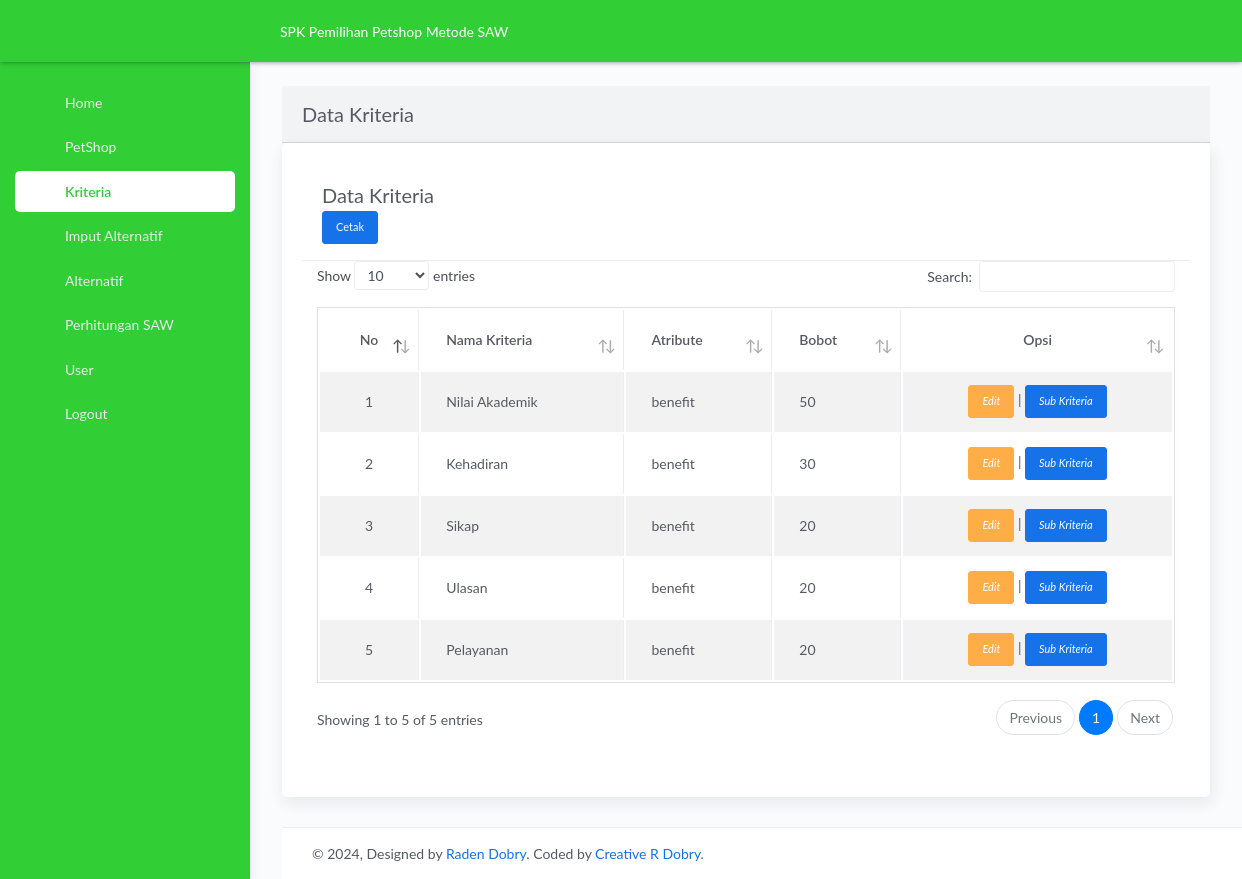
Page /kriteria.php on the committed database.
### tables this page shows
CREATE TABLE `tbl_kriteria` (
  `id_kriteria` int(11) NOT NULL,
  `nama_kriteria` varchar(100) NOT NULL,
  `atribute` varchar(50) NOT NULL,
  `bobot` float NOT NULL
);

### kriteria.php (the view, shortened to what this page needs)
<?php $page = 'kriteria'; include './template/header.php';
?>
<?php
include './template/navbar.php';
?>
<?php
$page = 'kriteria'; include './template/sidebar.php';
?>
      <div class="main-panel">
      <div class="content">
        <div class="page-inner">
          <div class="row">
            <div class="col-md-12">
                <div class="card-header">
                  <h4 class="card-title">Data Kriteria</h4>
                </div>
                <div class="card">
                <div class="card-body">
                  <div class="card-header">
    <h4 class="card-title">Data Kriteria</h4>
    <a href="cetak_kriteria.php" class="btn btn-primary btn-sm" target="_blank">Cetak</a>
</div>
                  <div class="table-responsive">
<table id="basic-datatables" class="isplay table table-striped table-bordered table-hover" >
  <thead>
    <tr>
      <th  class="text-center">No</th>
      <th>Nama Kriteria</th>
      <th>Atribute</th>
      <th>Bobot</th>
      <th class="text-center">Opsi</th>
    </tr>
  </thead>
  <?php
  include 'aksilogin/config.php';
  $data = mysqli_query($koneksi, "SELECT * FROM tbl_kriteria");
  $nomor = 1;
  while($d = mysqli_fetch_array($data)){ ?>
  <tr>
    <td class="text-center"><?php echo $nomor++; ?></td>
    <td><?php echo $d['nama_kriteria']; ?></td>
    <td><?php echo $d['atribute']; ?></td>
    <td><?php echo $d['bobot']; ?></td>
    <td class="text-center"> <a class="btn btn-warning btn-sm" href="edit_kriteria.php?id_kriteria=<?php echo $d['id_kriteria']; ?>"><i class="far fa-edit"> Edit</i></a> | <a class="btn btn-primary btn-sm" href="data_sub_kriteria.php?id_kriteria=<?php echo $d['id_kriteria']; ?>"><i class="far fa-edit"> Sub Kriteria</i></td>
  </tr>
  <?php } ?>
</table>
              </div>
              <div class="card-body ">
              </div>
            </div>
          </div>
        </div>
      </div>
      <footer class="footer">
        <div class=" container-fluid ">
          <div class="copyright" id="copyright">
            &copy; , Designed by <a href="https://www.invisionapp.com" target="_blank">Raden Dobry</a>. Coded by <a href="https://www.creative-tim.com" target="_blank">Creative R Dobry</a>.
          </div>
        </div>
      </footer>
    </div>
  </div>
<?php
include './template/footer.php';
?>

### template/header.php (shortened to what this page needs)
<!DOCTYPE html>
<html lang="en">
<head>
  <link rel="stylesheet" href="assets/css/bootstrap.min.css">
  <link rel="stylesheet" href="assets/css/atlantis.min.css">
  <link rel="stylesheet" href="assets/css/demo.css">
</head>

### template/navbar.php (shortened to what this page needs)
<body>
  <div class="wrapper">
    <div class="main-header">
      <div class="logo-header" data-background-color="green">
        <div class="nav-toggle">
          <button class="btn btn-toggle toggle-sidebar">
          </button>
        </div>
      </div>
      <nav class="navbar navbar-header navbar-expand-lg" data-background-color="green">
        <div class="container-fluid">
              <div class="input-group">
              <a href="./home.php" class="text-white" text-color="#fffff"><div class="text-center">
           SPK Pemilihan Petshop Metode SAW</div>
        </a>
          </div>
        </div>
      </nav>
    </div>

### template/sidebar.php (shortened to what this page needs)
<div class="sidebar sidebar-style-2" data-background-color="green">
      <div class="sidebar-wrapper scrollbar scrollbar-inner">
        <div class="sidebar-content">
          <ul class="nav nav">
            <li class="<?php if ($page=='home'){echo 'nav-item active';} else {echo 'nav-item';} ?>">
              <a href="home_admin.php">
                <p>Home</p>
              </a>
            </li>
            <li class="<?php if ($page=='coffe'){echo 'nav-item active';} else {echo 'nav-item';} ?>">
              <a href="coffeshop.php">
                <p>PetShop</p>
              </a>
            </li>
            <li class="<?php if ($page=='kriteria'){echo 'nav-item active';} else {echo 'nav-item';} ?>">
              <a href="kriteria.php">
                <p>Kriteria</p>
              </a>
            </li>
            <li class="<?php if ($page=='input_penilaian'){echo 'nav-item active';} else {echo 'nav-item';} ?>">
              <a href="tambah_penilaian.php">
                <p>Imput Alternatif</p>
              </a>
            </li>
             <li class="<?php if ($page=='alternatif'){echo 'nav-item active';} else {echo 'nav-item';} ?>">
              <a href="alternatif.php">
                <p>Alternatif</p>
              </a>
            </li>
<li class="<?php if ($page=='perhitungan_saw'){echo 'nav-item active';} else {echo 'nav-item';} ?>">
              <a href="perhitungan_saw.php">
                <p>Perhitungan SAW</p>
              </a>
            </li>
            <li class="<?php if ($page=='user'){echo 'nav-item active';} else {echo 'nav-item';} ?>">
              <a href="user.php">
                <p>User</p>
              </a>
            </li>
            <li class="nav-item">
              <a href="aksilogin/logout.php">
                <p>Logout</p>
              </a>
            </li>
              </ul>
            </div>
            </div>
            </div>

### template/footer.php (shortened to what this page needs)
</body>
</html>

### rows in the picture
tbl_kriteria: nama_kriteria "Nilai Akademik", atribute "benefit", bobot "50"
tbl_kriteria: nama_kriteria "Kehadiran", atribute "benefit", bobot "30"
tbl_kriteria: nama_kriteria "Sikap", atribute "benefit", bobot "20"
tbl_kriteria: nama_kriteria "Ulasan", atribute "benefit", bobot "20"
tbl_kriteria: nama_kriteria "Pelayanan", atribute "benefit", bobot "20"
